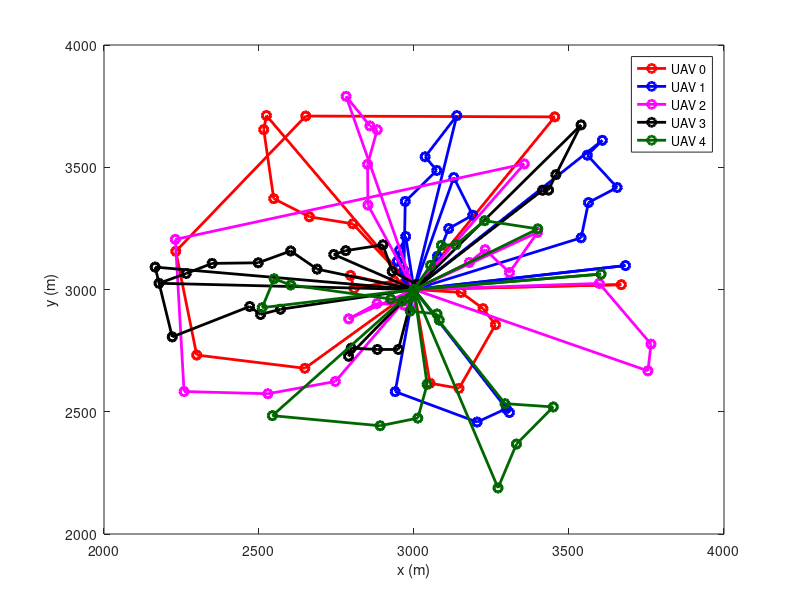

Write MATLAB code to recreate this figure.
d1 =[3000 3000
2991.34 3009.9
2991.34 3009.9
2972.38 3032.11
2972.38 3032.11
2935.57 3035
2935.57 3035
2806.8 3004.21
2806.8 3004.21
2795.22 3057.47
2795.22 3057.47
3000 3000
3151.83 2988.13
3151.83 2988.13
3222.67 2921.76
3222.67 2921.76
3262.82 2856.1
3262.82 2856.1
3145.32 2595.76
3145.32 2595.76
3051.56 2616.77
3051.56 2616.77
3000 3000
2802.75 3268.64
2802.75 3268.64
2662.55 3297.41
2662.55 3297.41
2547.53 3371.54
2547.53 3371.54
2515.19 3653.92
2515.19 3653.92
2523.96 3711.58
2523.96 3711.58
3000 3000
2647.93 2677.79
2647.93 2677.79
2299.08 2731.95
2299.08 2731.95
2231.64 3156.35
2231.64 3156.35
2650.94 3709.44
2650.94 3709.44
3454.02 3706.07
3454.02 3706.07
3000 3000
3668.81 3019.78
3668.81 3019.78
3000 3000];
d2 =[3000 3000
3000.44 3014.94
3000.44 3014.94
2978.89 3042.78
2978.89 3042.78
2946.52 3115.55
2946.52 3115.55
2953.78 3160.95
2953.78 3160.95
2973.19 3216.87
2973.19 3216.87
3000 3000
3075.64 3135.76
3075.64 3135.76
3111.94 3249.36
3111.94 3249.36
3189.29 3303.76
3189.29 3303.76
3128.35 3457.96
3128.35 3457.96
3000 3000
2967.49 3077.78
2967.49 3077.78
2971.77 3360.2
2971.77 3360.2
3073.5 3487
3073.5 3487
3035.85 3542.79
3035.85 3542.79
3138.07 3711.19
3138.07 3711.19
3000 3000
2939.33 2582.2
2939.33 2582.2
3203.53 2457.89
3203.53 2457.89
3297.55 2512.69
3297.55 2512.69
3307.83 2496.87
3307.83 2496.87
3000 3000
3539.07 3211.41
3539.07 3211.41
3562.82 3355.61
3562.82 3355.61
3655.37 3417.22
3655.37 3417.22
3558.99 3549.46
3558.99 3549.46
3607.64 3610.16
3607.64 3610.16
3000 3000
3682.25 3097.96
3682.25 3097.96
3000 3000];
d3 =[3000 3000
3010.06 3011.7
3010.06 3011.7
2990.74 2942.26
2990.74 2942.26
2967.66 2936.42
2967.66 2936.42
2880.74 2942.79
2880.74 2942.79
2789.28 2879.93
2789.28 2879.93
3000 3000
3178.2 3110.61
3178.2 3110.61
3229.47 3162.92
3229.47 3162.92
3307.94 3069.63
3307.94 3069.63
3398.37 3233.34
3398.37 3233.34
3000 3000
2851.46 3345.4
2851.46 3345.4
2850.22 3511.77
2850.22 3511.77
2881.43 3653.25
2881.43 3653.25
2857.85 3669.04
2857.85 3669.04
2780.89 3790.23
2780.89 3790.23
3000 3000
2746.2 2623.83
2746.2 2623.83
2528.55 2573.7
2528.55 2573.7
2258.28 2582.71
2258.28 2582.71
2230.19 3204.94
2230.19 3204.94
3355.75 3513.66
3355.75 3513.66
3000 3000
3597.81 3024.7
3597.81 3024.7
3764.58 2776.54
3764.58 2776.54
3754.67 2667.24
3754.67 2667.24
3000 3000];
d4 =[3000 3000
3009.53 3020.78
3009.53 3020.78
2929.54 3074.17
2929.54 3074.17
2899.75 3182.7
2899.75 3182.7
2779.77 3158.82
2779.77 3158.82
2741.18 3143.48
2741.18 3143.48
3000 3000
2949.62 2754.76
2949.62 2754.76
2881.72 2754.75
2881.72 2754.75
2797.47 2760.19
2797.47 2760.19
2788.94 2726.97
2788.94 2726.97
3000 3000
2687.44 3083.29
2687.44 3083.29
2602.25 3157.68
2602.25 3157.68
2497.57 3109.26
2497.57 3109.26
2348.64 3106.71
2348.64 3106.71
2265.34 3065.67
2265.34 3065.67
2177.4 3025.46
2177.4 3025.46
3000 3000
2569.29 2919.19
2569.29 2919.19
2505.03 2897.84
2505.03 2897.84
2469.96 2930.46
2469.96 2930.46
2220.11 2806.16
2220.11 2806.16
2164.88 3091.64
2164.88 3091.64
3000 3000
3414.82 3406.14
3414.82 3406.14
3433.95 3406.71
3433.95 3406.71
3457.53 3469.59
3457.53 3469.59
3538.88 3673.21
3538.88 3673.21
3000 3000];
d5 =[3000 3000
2998.28 2976.32
2998.28 2976.32
2984.26 2964.38
2984.26 2964.38
2987.77 2911.78
2987.77 2911.78
3074.35 2899.92
3074.35 2899.92
3081.49 2874.5
3081.49 2874.5
3000 3000
3053.52 3098.88
3053.52 3098.88
3088.24 3180.62
3088.24 3180.62
3135.36 3183.6
3135.36 3183.6
3227.79 3281.42
3227.79 3281.42
3399.37 3247.92
3399.37 3247.92
3000 3000
2961.42 2952.34
2961.42 2952.34
2925 2961.26
2925 2961.26
2602.27 3018.36
2602.27 3018.36
2548.73 3043.88
2548.73 3043.88
2510.18 2925.77
2510.18 2925.77
3000 3000
3042.23 2612.01
3042.23 2612.01
3012.4 2473.98
3012.4 2473.98
2890.86 2442.72
2890.86 2442.72
2543.08 2484.06
2543.08 2484.06
3000 3000
3293.53 2533.21
3293.53 2533.21
3449.35 2519.69
3449.35 2519.69
3330.53 2367.83
3330.53 2367.83
3271.06 2188.29
3271.06 2188.29
3000 3000
3603.64 3063
3603.64 3063
3000 3000];

x1 = d1(:,1);
x2 = d2(:,1);
x3 = d3(:,1);
x4 = d4(:,1);
x5 = d5(:,1);

y1 = d1(:,2);
y2 = d2(:,2);
y3 = d3(:,2);
y4 = d4(:,2);
y5 = d5(:,2);

close all;
width = 2;
plot(x1,y1,'-ro', 'LineWidth',width);
hold on;
plot(x2,y2,'-bo', 'LineWidth',width);
plot(x3,y3,'-mo', 'LineWidth',width);
plot(x4,y4,'-ko', 'LineWidth',width);
plot(x5,y5,'-o','Color',[0 0.4 0], 'LineWidth',width);
legend("UAV 0", "UAV 1", "UAV 2", "UAV 3", "UAV 4");
xlabel('x (m)');
ylabel('y (m)');
hold off;